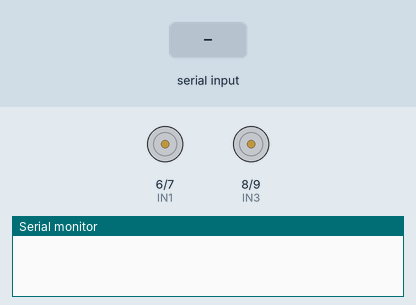
This sketch was run on a simulated Arduino Uno, built with avr-gcc and run on an emulated ATmega328P. Shown: motor-driver pin pairs drawn as motors (green arrow = first pin HIGH = forward, orange = second pin HIGH = backward, longer = more drive), the last lines printed to the serial monitor. Inputs (shaded band) come from the test bench.

Above: at 1.2 s.
1.3 s: "A" received over the second serial link
At 2.2 s:
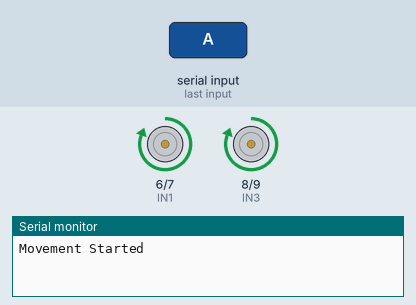
2.8 s: "D" received over the second serial link
At 3.4 s:
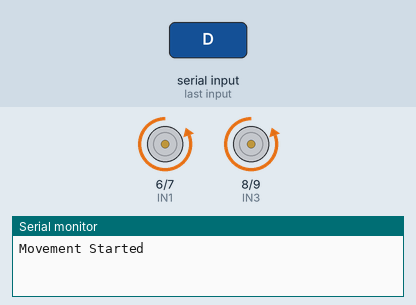
4.3 s: "L" received over the second serial link
At 5.5 s:
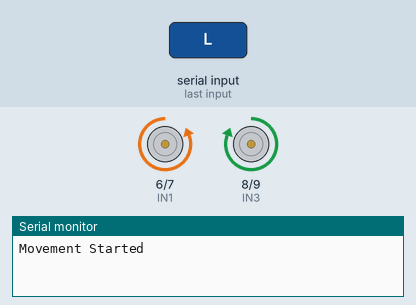
5.8 s: "R" received over the second serial link
At 6.9 s:
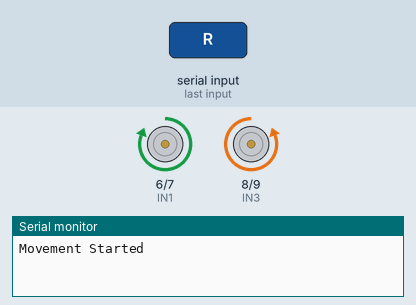
7.3 s: "U" received over the second serial link
At 8.0 s:
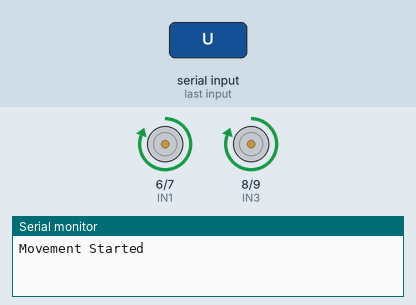
Timing chart, 0 to 9.8 s (numbered marks = the images above; inputs shaded):
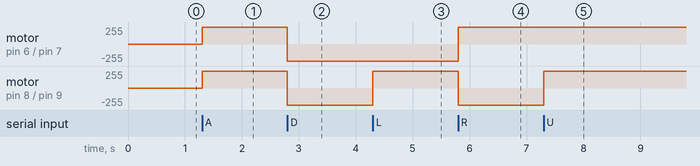

Measured:
- after the input at 1.3 s, motor on pin 6 (IN1) / pin 7 (IN2), motor on pin 8 (IN3) / pin 9 (IN4): stopped → forward 255/255 at once
- after the input at 2.8 s, motor on pin 6 (IN1) / pin 7 (IN2), motor on pin 8 (IN3) / pin 9 (IN4): forward 255/255 → backward 255/255 at once
- after the input at 4.3 s, motor on pin 8 (IN3) / pin 9 (IN4): backward 255/255 → forward 255/255 at once
- after the input at 5.8 s, motor on pin 6 (IN1) / pin 7 (IN2): backward 255/255 → forward 255/255 at once; motor on pin 8 (IN3) / pin 9 (IN4): forward 255/255 → backward 255/255 at once
- after the input at 7.3 s, motor on pin 8 (IN3) / pin 9 (IN4): backward 255/255 → forward 255/255 at once

The sketch:

ProjectX.ino
```cpp
#include <Servo.h>
#include <SoftwareSerial.h>

#define RxD 10  // HC-05 Rx (Arduino Tx)
#define TxD 11  // HC-05 Tx (Arduino Rx)

// Motor pins
const int IN1 = 6;
const int IN2 = 7;
const int IN3 = 8;
const int IN4 = 9;

// Servo motor declarations
/*
Servo servo1;
Servo servo2;
Servo servo3;
Servo servo4;
*/

// SoftwareSerial for Bluetooth communication
SoftwareSerial bluetooth(RxD, TxD);  // Define Rx and Tx pins

char command;

void setup() {
  Serial.begin(9600);  // Communication for serial monitor
  bluetooth.begin(9600);  // HC-05 baud rate

  // Set motor pins as outputs
  pinMode(IN1, OUTPUT);
  pinMode(IN2, OUTPUT);
  pinMode(IN3, OUTPUT);
  pinMode(IN4, OUTPUT);

  // Define servo pins
  /*
  servo1.attach(2);
  servo2.attach(3);
  servo3.attach(4);
  servo4.attach(5);
  */

  // Initial servo positions
  /*
  servo1.write(90);
  servo2.write(90);
  servo3.write(90);
  servo4.write(90);
  */

}

void loop() {
  if (bluetooth.available() > 0) {
    command = bluetooth.read();  // Read command from HC-05

    // Movement controls for the robot
    switch (command) {
      case 'U': forward(); break;    // Up -> Forward
      case 'D': backward(); break;   // Down -> Backward
      case 'L': turnLeft(); break;   // Left -> Turn Left
      case 'R': turnRight(); break;  // Right -> Turn Right
      case 'A': startMovement(); break;  // Start Button
      case 'P': pauseMovement(); break; // Pause Button

      // Robot arm control commands (move the servos)
      /*
      case 'T': moveUp(); break;    // Move Arm Up
      case 'X': moveDown(); break;  // Move Arm Down
      case 'C': moveRight(); break; // Move Arm Right
      case 'S': moveLeft(); break;  // Move Arm Left
      */
    }
  }
}

void forward() {
  digitalWrite(IN1, HIGH);
  digitalWrite(IN2, LOW);
  digitalWrite(IN3, HIGH);
  digitalWrite(IN4, LOW);
}

void backward() {
  digitalWrite(IN1, LOW);
  digitalWrite(IN2, HIGH);
  digitalWrite(IN3, LOW);
  digitalWrite(IN4, HIGH);
}

void turnLeft() {
  digitalWrite(IN1, LOW);
  digitalWrite(IN2, HIGH);
  digitalWrite(IN3, HIGH);
  digitalWrite(IN4, LOW);
}

void turnRight() {
  digitalWrite(IN1, HIGH);
  digitalWrite(IN2, LOW);
  digitalWrite(IN3, LOW);
  digitalWrite(IN4, HIGH);
}

void stopMotors() {
  digitalWrite(IN1, LOW);
  digitalWrite(IN2, LOW);
  digitalWrite(IN3, LOW);
  digitalWrite(IN4, LOW);
}

void startMovement() {
  // You can implement this to start a continuous movement or initiate a specific action
  Serial.println("Movement Started");
  forward();  // Example to start movement (can be customized)
}

void pauseMovement() {
  stopMotors();  // Stop motors when paused
  Serial.println("Movement Paused");
}

// Robot Arm Controls
/*
void moveUp() {
  servo1.write(60);  // Move servo 1 up
  servo2.write(60);  // Move servo 2 up
  servo3.write(60);  // Move servo 3 up
  servo4.write(60);  // Move servo 4 up
  Serial.println("Arm Moved Up");
}

void moveDown() {
  servo1.write(120);  // Move servo 1 down
  servo2.write(120);  // Move servo 2 down
  servo3.write(120);  // Move servo 3 down
  servo4.write(120);  // Move servo 4 down
  Serial.println("Arm Moved Down");
}

void moveRight() {
  servo1.write(90);  // Adjust servo 1 position (example)
  servo2.write(120); // Adjust servo 2 position (example)
  servo3.write(90);  // Adjust servo 3 position (example)
  servo4.write(60);  // Adjust servo 4 position (example)
  Serial.println("Arm Moved Right");
}

void moveLeft() {
  servo1.write(90);  // Adjust servo 1 position (example)
  servo2.write(60);  // Adjust servo 2 position (example)
  servo3.write(90);  // Adjust servo 3 position (example)
  servo4.write(120); // Adjust servo 4 position (example)
  Serial.println("Arm Moved Left");
}
*/
```
